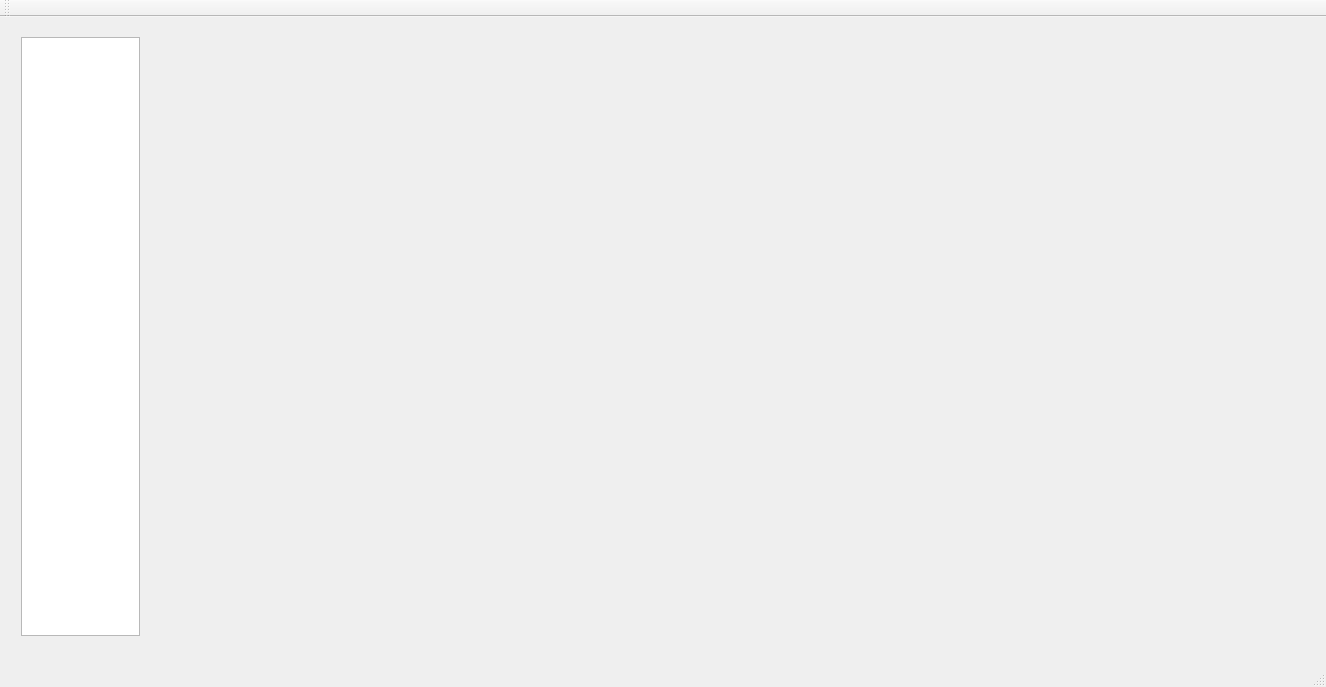
<?xml version="1.0" encoding="UTF-8"?>
<ui version="4.0">
 <class>MainWindow</class>
 <widget class="QMainWindow" name="MainWindow">
  <property name="geometry">
   <rect>
    <x>0</x>
    <y>0</y>
    <width>1326</width>
    <height>687</height>
   </rect>
  </property>
  <property name="sizePolicy">
   <sizepolicy hsizetype="Expanding" vsizetype="Expanding">
    <horstretch>0</horstretch>
    <verstretch>0</verstretch>
   </sizepolicy>
  </property>
  <property name="windowTitle">
   <string>综合使用工具</string>
  </property>
  <property name="styleSheet">
   <string notr="true"/>
  </property>
  <property name="class" stdset="0">
   <string>bgw</string>
  </property>
  <widget class="QWidget" name="centralWidget">
   <property name="styleSheet">
    <string notr="true">QWidget.bgw{
	border-right:1px solid rgb(170,170,170);
	background:qlineargradient(spread:reflect,
		x1:0,y1:0,x2:1,y2:0,
		stop:0 rgba(70,70,70,255),
		stop:1 rgba(150,150,150,255));
}</string>
   </property>
   <property name="class" stdset="0">
    <string>bgw</string>
   </property>
   <widget class="QWidget" name="horizontalLayoutWidget_2">
    <property name="geometry">
     <rect>
      <x>159</x>
      <y>9</y>
      <width>1131</width>
      <height>621</height>
     </rect>
    </property>
    <layout class="QHBoxLayout" name="horizontalLayout"/>
   </widget>
   <widget class="QWidget" name="verticalLayoutWidget">
    <property name="geometry">
     <rect>
      <x>10</x>
      <y>9</y>
      <width>141</width>
      <height>621</height>
     </rect>
    </property>
    <layout class="QVBoxLayout" name="verticalLayout">
     <item>
      <widget class="QListWidget" name="listWidget"/>
     </item>
    </layout>
   </widget>
  </widget>
  <widget class="QMenuBar" name="menuBar">
   <property name="geometry">
    <rect>
     <x>0</x>
     <y>0</y>
     <width>1326</width>
     <height>23</height>
    </rect>
   </property>
  </widget>
  <widget class="QToolBar" name="mainToolBar">
   <attribute name="toolBarArea">
    <enum>TopToolBarArea</enum>
   </attribute>
   <attribute name="toolBarBreak">
    <bool>false</bool>
   </attribute>
  </widget>
  <widget class="QStatusBar" name="statusBar"/>
 </widget>
 <layoutdefault spacing="6" margin="11"/>
 <resources/>
 <connections/>
</ui>
